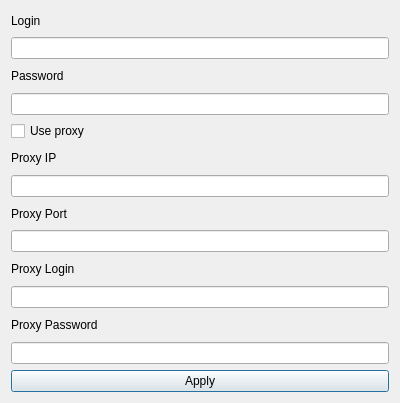
<?xml version="1.0" encoding="UTF-8"?>
<ui version="4.0">
 <class>secondwindow</class>
 <widget class="QDialog" name="secondwindow">
  <property name="geometry">
   <rect>
    <x>0</x>
    <y>0</y>
    <width>400</width>
    <height>403</height>
   </rect>
  </property>
  <property name="windowTitle">
   <string>Dialog</string>
  </property>
  <layout class="QGridLayout" name="gridLayout">
   <item row="10" column="0">
    <widget class="QLineEdit" name="lineEdit_3"/>
   </item>
   <item row="1" column="0">
    <widget class="QLineEdit" name="lineEdit"/>
   </item>
   <item row="8" column="0">
    <widget class="QLineEdit" name="lineEdit_5">
     <property name="text">
      <string/>
     </property>
    </widget>
   </item>
   <item row="13" column="0">
    <widget class="QPushButton" name="pushButton">
     <property name="text">
      <string>Apply</string>
     </property>
    </widget>
   </item>
   <item row="5" column="0">
    <widget class="QLabel" name="label_3">
     <property name="text">
      <string>Proxy IP</string>
     </property>
    </widget>
   </item>
   <item row="6" column="0">
    <widget class="QLineEdit" name="lineEdit_4">
     <property name="text">
      <string/>
     </property>
    </widget>
   </item>
   <item row="9" column="0">
    <widget class="QLabel" name="label_5">
     <property name="text">
      <string>Proxy Login</string>
     </property>
    </widget>
   </item>
   <item row="12" column="0">
    <widget class="QLineEdit" name="lineEdit_6">
     <property name="text">
      <string/>
     </property>
    </widget>
   </item>
   <item row="3" column="0">
    <widget class="QLineEdit" name="lineEdit_2"/>
   </item>
   <item row="7" column="0">
    <widget class="QLabel" name="label_4">
     <property name="text">
      <string>Proxy Port</string>
     </property>
    </widget>
   </item>
   <item row="2" column="0">
    <widget class="QLabel" name="label_2">
     <property name="text">
      <string>Password</string>
     </property>
    </widget>
   </item>
   <item row="0" column="0">
    <widget class="QLabel" name="label">
     <property name="sizePolicy">
      <sizepolicy hsizetype="MinimumExpanding" vsizetype="MinimumExpanding">
       <horstretch>0</horstretch>
       <verstretch>0</verstretch>
      </sizepolicy>
     </property>
     <property name="maximumSize">
      <size>
       <width>200</width>
       <height>20</height>
      </size>
     </property>
     <property name="text">
      <string>Login</string>
     </property>
    </widget>
   </item>
   <item row="4" column="0">
    <widget class="QCheckBox" name="checkBox">
     <property name="text">
      <string>Use proxy</string>
     </property>
    </widget>
   </item>
   <item row="11" column="0">
    <widget class="QLabel" name="label_6">
     <property name="text">
      <string>Proxy Password</string>
     </property>
    </widget>
   </item>
  </layout>
 </widget>
 <resources/>
 <connections/>
</ui>
